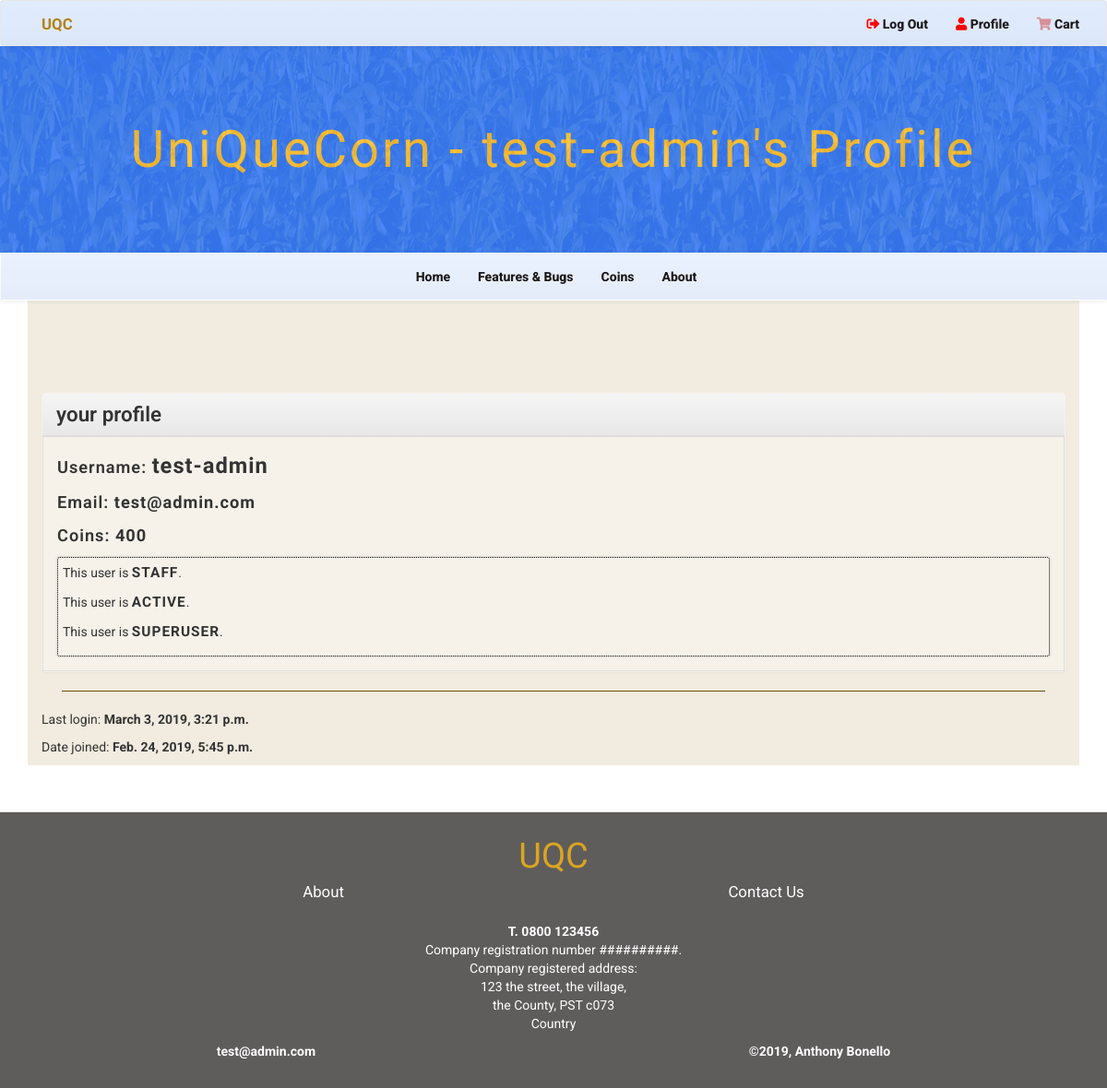
/accounts/profile/ (signed in), run on an earlier commit of the app's database.
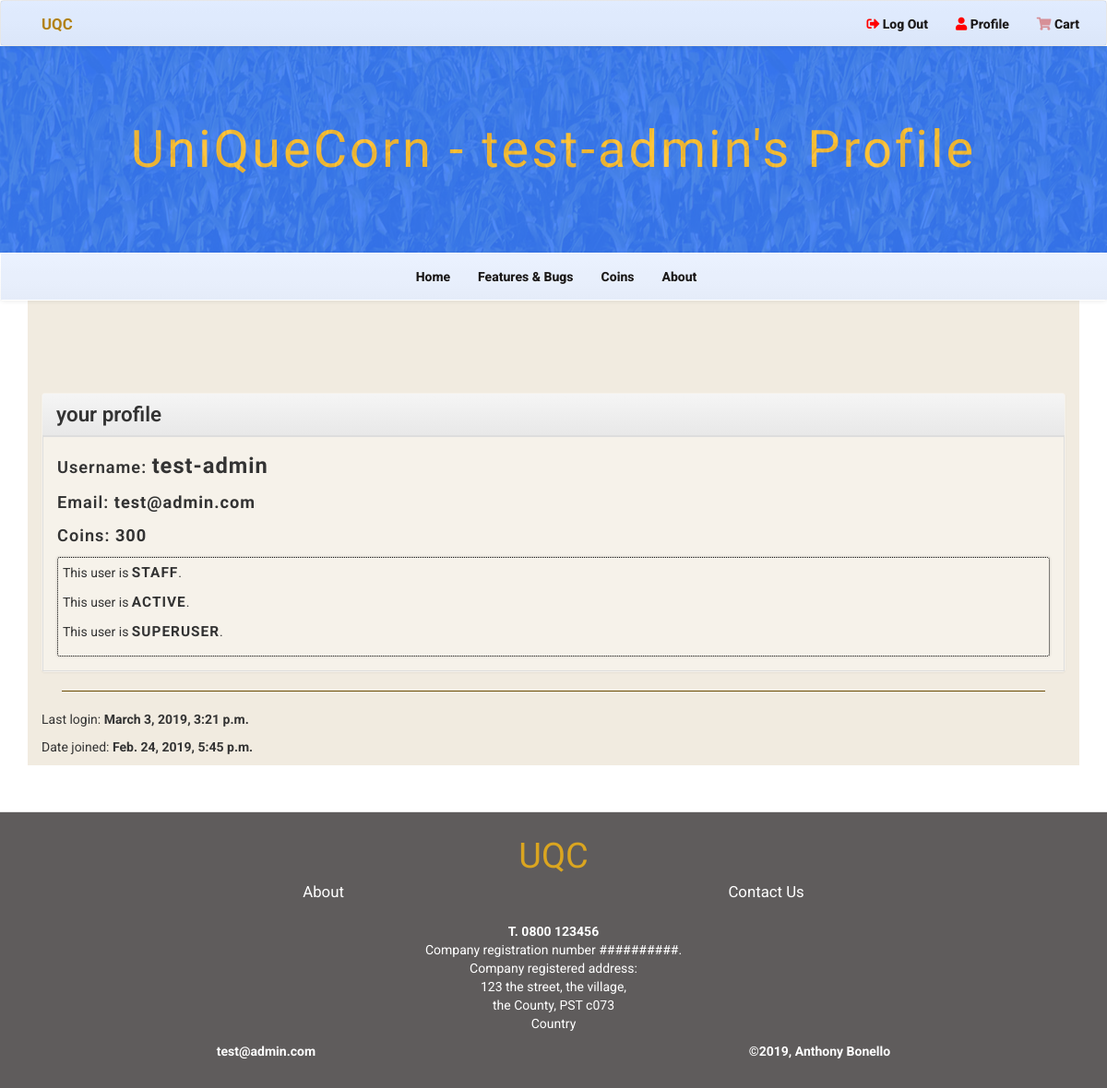
And on a later commit of the database.
### accounts/models.py (models this page shows, shortened)
class UserCoins(models.Model):
    user = models.ForeignKey(User, on_delete=models.CASCADE, related_name='relateduser')
    coin_amount = models.PositiveSmallIntegerField(default=0)
    class Meta:
        verbose_name_plural = "User coins"

### accounts/views.py (the view)
def user_profile(request):
    user = User.objects.get(email=request.user.email)
    return render(request, "profile.html", {"profile": user})

### cart/contexts.py (called while the page is built)
def cart_contents(request):
    cart = request.session.get('cart', {})
    cart_items = []
    total = 0
    product_count = 0
    coin_total = 0
    for id, quantity in cart.items():
        product = get_object_or_404(Product, pk=id)
        total += quantity * product.price
        product_count += quantity
        coin_total = quantity * 500
        cart_items.append({'id': id, 'quantity': quantity, 'product': product, 'coin_total': coin_total})
    return {'cart_items': cart_items, 'total': total, 'product_count': product_count, 'coin_total': coin_total}

### accounts/templates/profile.html (shortened to what this page needs)
{% extends 'base.html' %}
{% block showcase %}
<div class="main-title">
    <div class="color-cover"></div>
    <div class="title">
        <h1>UniQueCorn - {{ user }}'s Profile</h1>
    </div>
</div>
{% endblock showcase %}
{% block content %}
<div class="panel panel-default">
    <div class="panel-heading">
        <h3 class="panel-title">your profile</h3>
    </div>
    <div class="panel-body">
        <p class="profile-item">Username: <span>{{ profile.username }}</span></p>
        <p class="profile-item">Email: <span class="small">{{ profile.email }}</span></p>
        {% for coins in profile.relateduser.all %}
        <p class="profile-item">Coins: <span class="small">{{ coins.coin_amount }}</span></p>
        {% endfor %}
        <div class="profile-user-type">
            {% if profile.is_staff %}
            <p>This user is <strong class="profile-user-type_info">STAFF</strong>.</p>
            {% else %}
            <p>This user is <strong class="profile-user-type_info">NOT staff</strong>.</p>
            {% endif %}
            {% if profile.is_active %}
            <p>This user is <strong class="profile-user-type_info">ACTIVE</strong>.</p>
            {% else %}
            <p>This user is <strong class="profile-user-type_info">NOT active</strong>.</p>
            {% endif %}
            {% if profile.is_superuser %}
            <p>This user is <strong class="profile-user-type_info">SUPERUSER</strong>.</p>
            {% else %}
            <p>This user is <strong class="profile-user-type_info">NOT superuser</strong>.</p>
            {% endif %}
        </div>
    </div>
</div>
<hr>
<div class="profile logins">
    <p>Last login: <strong>{{ profile.last_login }}</strong></p>
    <p>Date joined: <strong>{{ profile.date_joined }}</strong></p>
</div>
{% endblock %}

### templates/base.html (shortened to what this page needs)
{% load static from staticfiles %}
<!DOCTYPE html>
<html lang="en">
<head>
    <link rel="stylesheet" href="https://maxcdn.bootstrapcdn.com/bootstrap/3.3.7/css/bootstrap.min.css"
>
    <link rel="stylesheet" href="https://maxcdn.bootstrapcdn.com/bootstrap/3.3.7/css/bootstrap-theme.min.css"
>
    <link rel="stylesheet" href="https://use.fontawesome.com/releases/v5.2.0/css/all.css">
    <link rel="stylesheet" href="{% static 'css/styles.css' %}" type="text/css" >
</head>
<body>
    <nav class="navbar navbar-default top-nav-navbar">
        <div class="nav-background">
            <div class="container">
                <div class="navbar-header top-nav-header">
                    <a class="navbar-brand" href="#">UQC</a>
                </div>
                <div class="" id="no-collapse">
                    <ul class="nav navbar-nav navbar-right">
                        {% if user.is_authenticated %}
                        <li><a href="{% url 'logout' %}"><i class="fa fa-sign-out-alt"></i> Log Out</a></li>
                        <li><a href="{% url 'profile' %}"><i class="fa fa-user"></i> Profile</a></li>
                        {% else %}
                        <li><a href="{% url 'login' %}"><i class="fa fa-sign-in-alt"></i> Login</a></li>
                        <li><a href="{% url 'registration' %}"><i class="fa fa-user-plus"></i> Register</a></li>
                        {% endif %}
                        <li id="cart-link">
                            <a href="{% url 'view_cart' %}">
                                <i {% if product_count < 1 %} class="fa fa-shopping-cart empty-cart" {% else%} class="fa fa-shopping-cart"
                                    {% endif %}>
                                </i>
                                Cart
                            </a>
                        </li>
                    </ul>
                </div>
            </div>
        </div>
    </nav>
    <div class="showcase-outer">
            {% block showcase %}
            {% endblock showcase %}
    </div>
    <nav class="navbar navbar-default navbar-main" id="navbar-main">
        <div class="container-fluid">
            <div class="collapse navbar-collapse navbar-main-collapse" id="collapse-1">
                <ul class="nav navbar-nav navbar-main-ul">
                    {% url 'index' as index %}
                    {% url 'about' as about %}
                    {% url 'issues1' as features %}
                    {% url 'products' as coins %}
                    <li {% if request.path == index %}class="active"{% endif %}><a href="{{ index }}">Home
                        </a></li>
                    {% if user.is_authenticated %}
                    <li {% if request.path == features %}class="active"{% endif %}><a href="{{ features }}">Features & Bugs {% if request.path == features %}<span class="sr-only">(current)</span>{% endif %}</a></li>
                    <li {% if request.path == coins %}class="active"{% endif %}><a href="{{ coins }}">Coins {% if request.path == coins %}<span class="sr-only">(current)</span>{% endif %}</a></li>
                    {% endif %}
                    <li {% if request.path == about %}class="active"{% endif %}><a href="{{ about }}">About {% if request.path == about %}<span class="sr-only">(current)</span>{% endif %}</a></li>
                </ul>
            </div>
        </div>
    </nav>
    <div class="container">
        <div class="main-content-outer col-xs-12">
                {% block content %} {% endblock %}
        </div>
    </div>
        <footer>
            <div class="logo">UQC</div>
            <nav>
                <ul>
                    <li><a href="{% url 'about' %}">About</a></li>
                    <li><a href="#">Contact Us</a></li>
                </ul>
            </nav>
            <div class="info">
                <p>
                    <strong id="tel">
                        T. 0800 123456
                    </strong><br>
                    Company registration number ##########. <br>Company registered
                    address: <br>123 the street, the village, <br>the County, PST c073
                    <br> Country
                </p>
            </div>
            <div class="lowest">
                <div><strong>test@admin.com</strong>
                </div>
                <div><strong>&copy;2019, Anthony Bonello</strong>
                </div>
            </div>
        </footer>
</body>
</html>

### static/css/styles.css (style rules this page uses)
body { font-family: 'Roboto', sans-serif; }
.fa { color: red; }
.empty-cart { color: rgba(200, 50, 50, 0.5) }
.panel-default { border-color: transparent; padding: 0 10px; }
.panel-body { height: 100%; border: 1px solid #ddd; }
footer { margin: 0; margin-top: 30px; padding: 20px 0; border-top: 1px solid #e3e3e3; color: white; }
footer a { color: white; text-decoration: none; font-size: 1.2em; }

What changed in the data, as far as the page shows it:
changed UserCoins: coin_amount "400" → "300"
